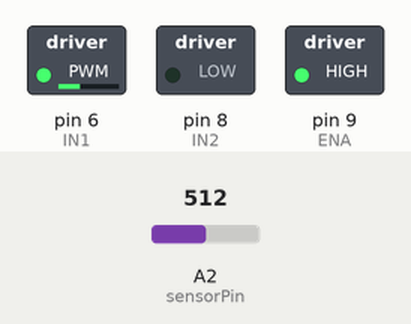
This sketch was run on a simulated Arduino Uno, built with avr-gcc and run on an emulated ATmega328P. On the bench: switched loads named in the sketch (green lamp = pin HIGH). The test bench sets the inputs (shaded band); at power-on: A2 (sensorPin) = 512. What the sketch prints to the serial monitor is not drawn.

Above: at 0.1 s.
Timing chart, 0 to 1.6 s (numbered marks = the images above):
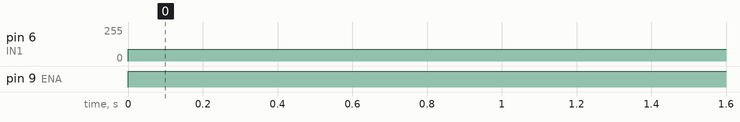

The sketch:

codigo.ino
```cpp
const int sensorPin = A2;    // Entrada sensor
float sensorValue;       // variable que almacena el valor raw (0 a 4095)
//salida motor 2
int IN1 = 6;
int IN2 = 8;
int ENA=9;
//
float PWM=0;
float ANG;
float aux;

float kp = 1.78E-3;
float kd = 1/699.85;
float ki=4.5466E-4;
float CmdPID = 0.0;
float directCmd = 90;
//Control system variables
float E = 0;
float Ep = 0;
float Up = 0;
float Ud = 0;
float Ui = 0;
float Ref = 43; //angulo de referencia


void setup()
{
 pinMode (IN1, OUTPUT);
 pinMode(IN2,OUTPUT);
 pinMode(ENA,OUTPUT);
 Serial.begin(112500);
}


void loop()
{

  PWM=90; //angulo 41.84-41.49
  //Sentido del motor
  digitalWrite (ENA,HIGH);  //OUT2 GND
  digitalWrite (IN2, LOW);

  // Giro del motor

  analogWrite(IN1,PWM);
   sensorValue = analogRead(sensorPin);
  //Serial.println(sensorValue);
  ANG =sensorValue*360/1024 -266.13; // El sensor es de 12 bits, por lo que divide los 360 grados en 4096 niveles
  Serial.println(ANG);
  delay(500);


}
```

Measured:
- by itself, pin 6 (IN1): 0/255 → 90/255 at 0.00 s
- by itself, pin 9 (ENA): LOW → HIGH at 0.00 s
